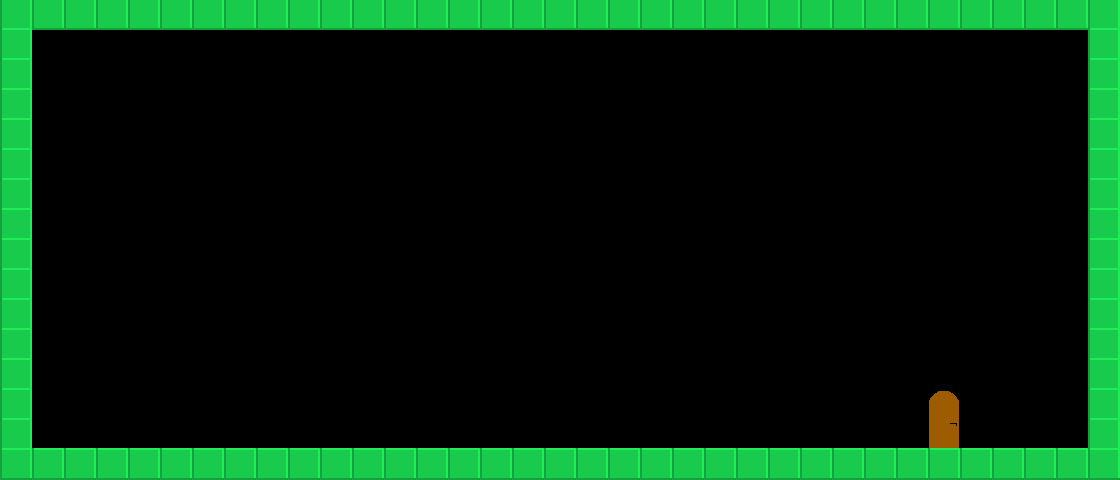

A 2D game scene composited from a Tiled map and its tileset images. What follows is a short description and the map's XML, with each tile layer's data collapsed to a summary:
An orthogonal 35x16 tile map with 32x30 px tiles, 1 tile layer (Tile Layer 1), 3 tilesets.

<map version="1.0" orientation="orthogonal" renderorder="left-down" width="35" height="16" tilewidth="32" tileheight="30" nextobjectid="1">
 <properties>
  <property name="playerstart" value="4,12" />
  <property name="scrollable" value="0" />
  <property name="starttext" value="Move: Left &amp; right keys. Enter door: Down key." />
  <property name="togglegravity" value="0" />
 </properties>
 <tileset firstgid="1" name="map" tilewidth="32" tileheight="32">
  <image source="../../assets/img/steelblock.png" width="32" height="32" />
 </tileset>
 <tileset firstgid="2" name="spikes" tilewidth="32" tileheight="32">
  <image source="../../assets/img/spikes.png" width="128" height="32" />
 </tileset>
 <tileset firstgid="6" name="Door" tilewidth="32" tileheight="32">
  <image source="../../assets/img/door.png" width="64" height="32" />
  <tile id="1">
   <properties>
    <property name="playerstart" value="3,7" />
   </properties>
  </tile>
 </tileset>
 <layer name="Tile Layer 1" width="35" height="16">
  <data>[560 cells, 100 non-empty, 3 distinct tile ids]</data>
 </layer>
</map>
